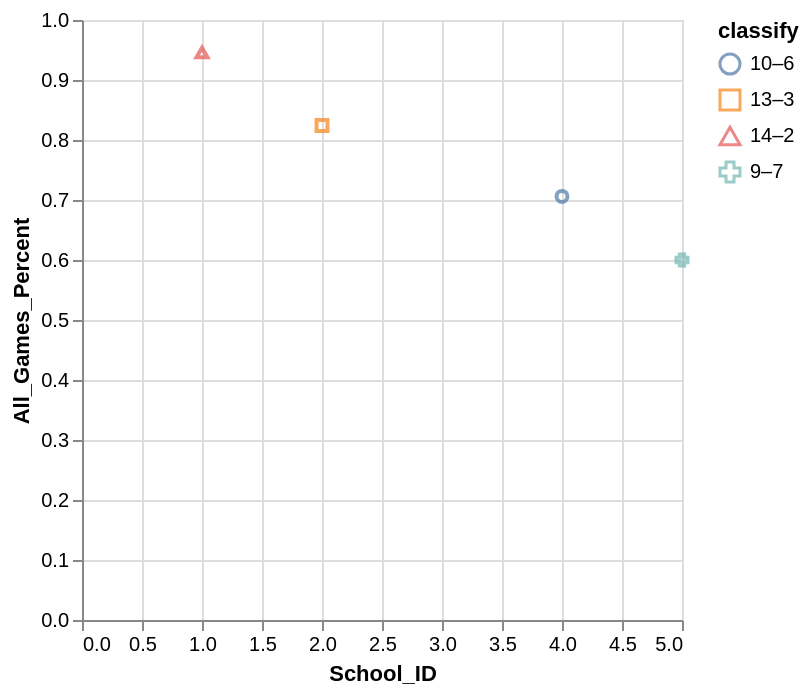

Describe this chart as a Vega-Lite specification.
### Vega-Lite specification from a JSON file in a GitHub repository (floating-point values rounded to 4 significant figures)
{"data": {"values": [{"x_data": 4, "y_data": 0.706, "classify": "10–6"}, {"x_data": 2, "y_data": 0.824, "classify": "13–3"}, {"x_data": 1, "y_data": 0.946, "classify": "14–2"}, {"x_data": 5, "y_data": 0.6, "classify": "9–7"}]}, "mark": "point", "encoding": {"x": {"field": "x_data", "type": "quantitative", "title": "School_ID", "scale": {"zero": "false"}}, "y": {"field": "y_data", "type": "quantitative", "title": "All_Games_Percent", "scale": {"zero": "false"}}, "color": {"field": "classify", "type": "nominal"}, "shape": {"field": "classify", "type": "nominal"}}}
